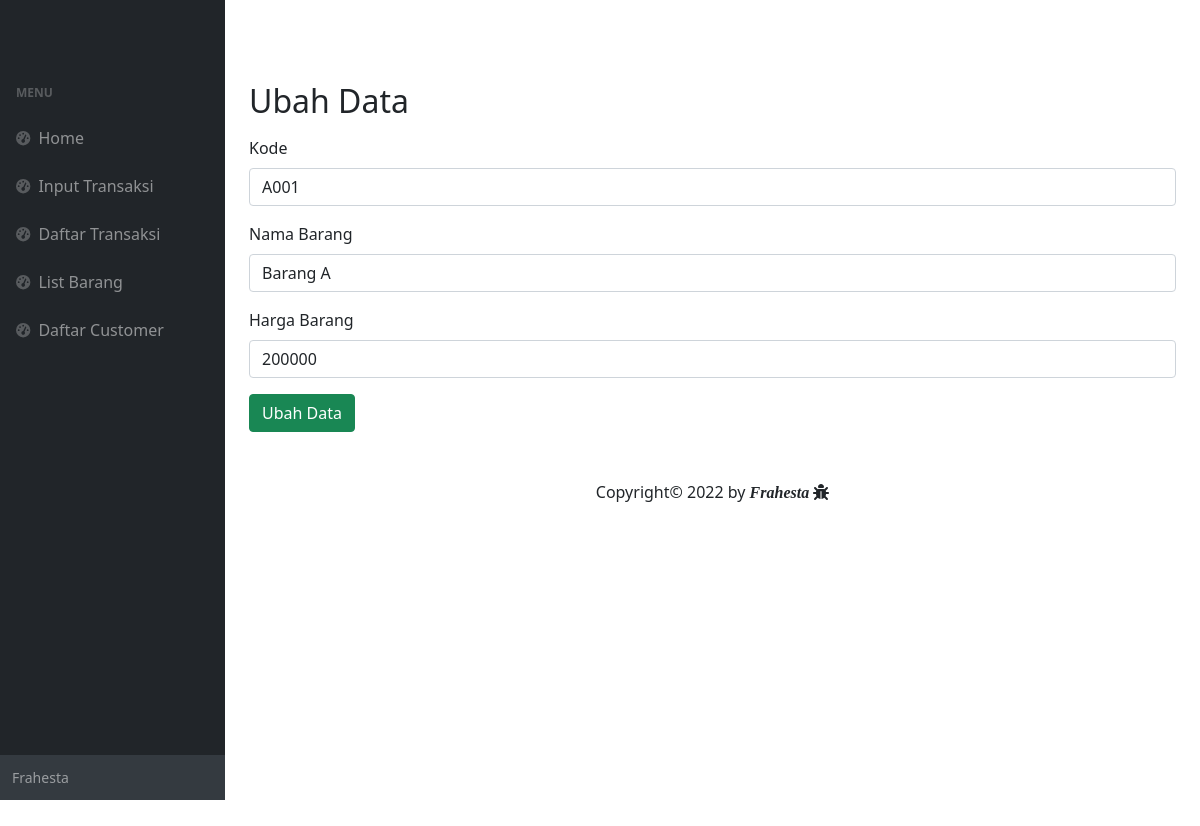
The app's page /editBarang.php?id=15 with its own data.
### tables this page shows
CREATE TABLE `m_barang` (
  `id` int(11) NOT NULL,
  `kode` varchar(10) NOT NULL,
  `nama` varchar(100) NOT NULL,
  `harga` decimal(10,0) NOT NULL
);

### function.php (called while the page is built, shortened)
<?php
$conn = mysqli_connect("localhost", "root", "", "transaksi2");
function query($query) {
    global $conn;
    $result = mysqli_query($conn, $query);
    $rows = [];
    while ($row = mysqli_fetch_assoc($result)) {
        $rows[] = $row;
    }
    return $rows;
}

### editBarang.php (the view, shortened to what this page needs)
<?php
require 'function.php';
$id = $_GET['id'];
$edit = query("SELECT * FROM m_barang WHERE id = $id")[0];
?>
<html lang="en">
<head>
    <link rel="stylesheet" href="https://cdnjs.cloudflare.com/ajax/libs/font-awesome/4.7.0/css/font-awesome.min.css">
    <link href="https://cdn.jsdelivr.net/npm/bootstrap@5.0.2/dist/css/bootstrap.min.css" rel="stylesheet">
    <link rel="stylesheet" href="https://cdn.jsdelivr.net/npm/bootstrap@4.6.1/dist/css/bootstrap.min.css">
    <link href="https://cdn.jsdelivr.net/npm/simple-datatables@latest/dist/style.css" rel="stylesheet" />
    <link href="css/styles.css" rel="stylesheet" />
</head>
<body class="sb-nav-fixed">
    <button class="btn btn-link btn-sm order-1 order-lg-0 me-4 me-lg-0" id="sidebarToggle" href="#!"></button>
    <div id="layoutSidenav">
        <div id="layoutSidenav_nav">
            <nav class="sb-sidenav accordion sb-sidenav-dark" id="sidenavAccordion">
                <div class="sb-sidenav-menu">
                    <div class="nav">
                        <div class="sb-sidenav-menu-heading">Menu</div>
                        <a class="nav-link" href="index.php">
                            <div class="sb-nav-link-icon"><i class="fas fa-tachometer-alt"></i></div>
                            Home
                        </a>
                        <a class="nav-link" href="inputTransaksi.php">
                            <div class="sb-nav-link-icon"><i class="fas fa-tachometer-alt"></i></div>
                            Input Transaksi
                        </a>
                        <a class="nav-link" href="listTransaksi.php">
                            <div class="sb-nav-link-icon"><i class="fas fa-tachometer-alt"></i></div>
                            Daftar Transaksi
                        </a>
                        <a class="nav-link" href="listBarang.php">
                            <div class="sb-nav-link-icon"><i class="fas fa-tachometer-alt"></i></div>
                            List Barang
                        </a>
                        <a class="nav-link" href="listCostumer.php">
                            <div class="sb-nav-link-icon"><i class="fas fa-tachometer-alt"></i></div>
                            Daftar Customer
                        </a>
                    </div>
                </div>
                <div class="sb-sidenav-footer">
                    <div class="small">Frahesta</div>
                </div>
            </nav>
        </div>
        <div id="layoutSidenav_content">
            <div class="container-fluid px-4 ">
                <h2>Ubah Data</h2>
                <form method="POST">
                    <div class="form-group">
                    <div class="form-group">
                        <label for="exampleInputEmail1">Kode</label>
                        <input type="text" class="form-control" id="exampleInputEmail1" aria-describedby="emailHelp" placeholder="Kode Barang" name="kode" value="<?= $edit['kode']; ?>" required>
                    </div>
                    <div class="form-group">
                        <label for="exampleInputPassword1">Nama Barang</label>
                        <input type="text" class="form-control" id="exampleInputPassword1" placeholder="Nama Barang" name="nama" value="<?= $edit['nama']; ?>" required>
                    </div>
                    <div class="form-group">
                        <label for="exampleInputPassword1">Harga Barang</label>
                        <input type="number" class="form-control" id="exampleInputPassword1" placeholder="Harga Barang" name="harga" value="<?= $edit['harga']; ?>" required>
                    </div>
                    <button type="submit" class="btn btn-success mb-5" name="submit">Ubah Data</button>
                    <div class="footer ">
                        <p style="text-align: center;"> Copyright&copy; 2022 by <i><strong style="font-family: Dancing Script ;">Frahesta <i class="fa fa-bug"></i></strong></i> </ps>
                    </div>
            </div>
        </div>
    </div>
    </div>
</body>
</html>

### records on screen
m_barang: kode "A001", nama "Barang A", harga "200000"
